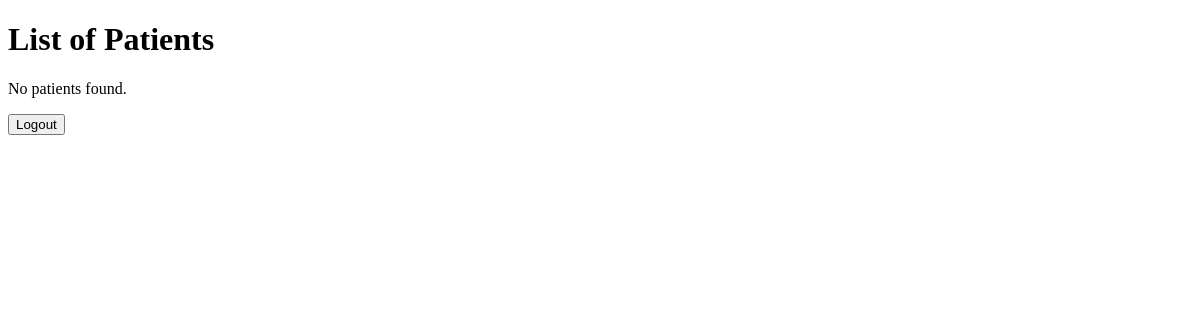
/patient/all/ (signed in), run on an earlier commit of the app's database.
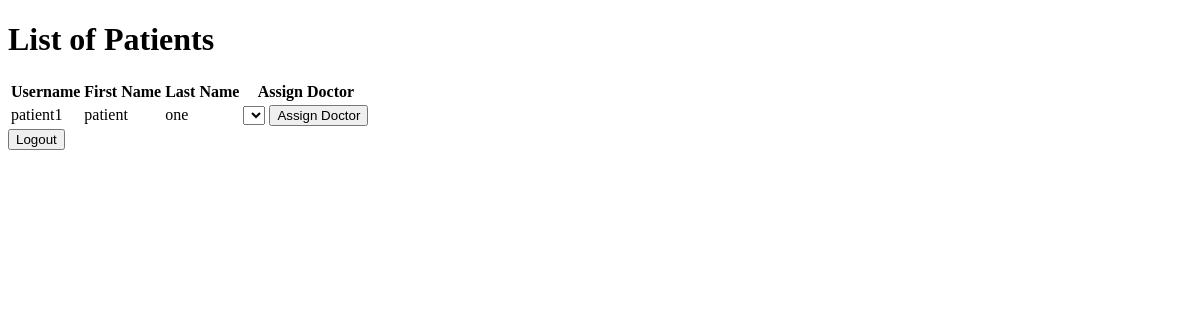
And on a later commit of the database.
### hpsapp/models.py (models this page shows, shortened)
class Patient(models.Model):
    user = models.OneToOneField(User, on_delete=models.CASCADE, primary_key=True)
    age = models.IntegerField(null=True, blank=True)
    sex = models.BooleanField(null=True)
    class Meta:
        verbose_name = 'Patient'
        verbose_name_plural = 'Patients'

class User(AbstractUser):
    is_doctor = models.BooleanField(default=False)
    is_labtech = models.BooleanField(default=False)
    is_receptionist = models.BooleanField(default=False)
    is_nurse = models.BooleanField(default=False)
    is_patient = models.BooleanField(default=False)
    phone_number = models.CharField(
        max_length=15, verbose_name="Phone Number", null=True)
    groups = models.ManyToManyField(Group, blank=True, related_name='custom_user_set', verbose_name=('groups'), help_text=(
        'The groups this user belongs to. A user will get all permissions granted to each of their groups.'),)
    user_permissions = models.ManyToManyField(Permission, blank=True, related_name='custom_user_set', verbose_name=(
        'user permissions'), help_text=('Specific permissions for this user.'),)

### hpsapp/views.py (the view)
# urls.py: path('patient/all/', PatientListView.as_view(), name='patient_list'),
class PatientListView(View):
    def get(self, request):
        patients = Patient.objects.all()
        context = {
            'patients': patients,
        }
        return render(request, 'hpsapp/patient_list.html', context=context)

### templates/hpsapp/patient_list.html (shortened to what this page needs)
{% extends 'hpsapp/base.html' %}
{% block content %}
    <h1>List of Patients</h1>
    {% if patients %}
        <table>
            <thead>
                <tr>
                    <th>Username</th>
                    <th>First Name</th>
                    <th>Last Name</th>
                    <th>Assign Doctor</th>
                </tr>
            </thead>
            <tbody>
                {% for patient in patients %}
                    <tr>
                        <td>{{ patient.user.username }}</td>
                        <td>{{ patient.user.first_name }}</td>
                        <td>{{ patient.user.last_name }}</td>
                        <td>
                            <form method="post" action="{% url 'hpsapp:assign_doctor_test' patient_id=patient.user.id %}">
                                <select name="doctor_id">
                                </select>
                                <button type="submit">Assign Doctor</button>
                            </form>
                        </td>
                    </tr>
                {% endfor %}
            </tbody>
        </table>
    {% else %}
        <p>No patients found.</p>
    {% endif %}
{% endblock %}

### templates/hpsapp/base.html (shortened to what this page needs)
<!DOCTYPE html>
<html lang="en">
<head>
</head>
<body>
    {% block content %}
    {% endblock content %}
    {% block auth %}
        {% if user.is_authenticated %}
            <form action="{% url 'hpsapp:logout' %}" method="post">
                <button type="submit">Logout</button>
            </form>
        {% endif %}
    {% endblock auth %}
</body>
</html>

What changed in the data, as far as the page shows it:
added Patient: user.username "patient1", user.first_name "patient", user.last_name "one"
Also different on the page:
text no longer shown: "No patients found."
text now shown: "Username First Name Last Name Assign Doctor"
